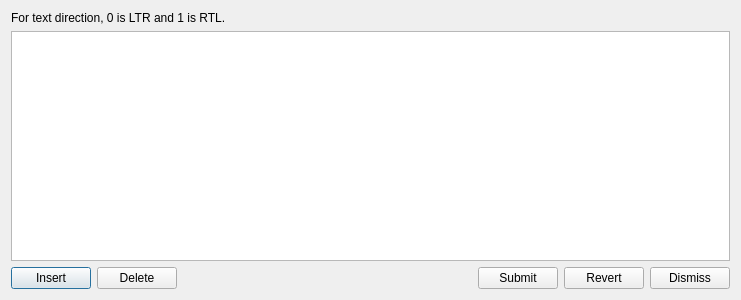
<?xml version="1.0" encoding="UTF-8"?>
<ui version="4.0">
 <class>WritingSystemsDialog</class>
 <widget class="QDialog" name="WritingSystemsDialog">
  <property name="geometry">
   <rect>
    <x>0</x>
    <y>0</y>
    <width>741</width>
    <height>300</height>
   </rect>
  </property>
  <property name="windowTitle">
   <string>Dialog</string>
  </property>
  <layout class="QVBoxLayout" name="verticalLayout">
   <item>
    <widget class="QLabel" name="label">
     <property name="text">
      <string>For text direction, 0 is LTR and 1 is RTL.</string>
     </property>
    </widget>
   </item>
   <item>
    <widget class="QTableView" name="tableView"/>
   </item>
   <item>
    <layout class="QHBoxLayout" name="horizontalLayout">
     <item>
      <widget class="QPushButton" name="insertRow">
       <property name="text">
        <string>Insert</string>
       </property>
      </widget>
     </item>
     <item>
      <widget class="QPushButton" name="deleteRow">
       <property name="text">
        <string>Delete</string>
       </property>
      </widget>
     </item>
     <item>
      <spacer name="horizontalSpacer">
       <property name="orientation">
        <enum>Qt::Horizontal</enum>
       </property>
       <property name="sizeHint" stdset="0">
        <size>
         <width>40</width>
         <height>20</height>
        </size>
       </property>
      </spacer>
     </item>
     <item>
      <widget class="QPushButton" name="submit">
       <property name="text">
        <string>Submit</string>
       </property>
      </widget>
     </item>
     <item>
      <widget class="QPushButton" name="revert">
       <property name="text">
        <string>Revert</string>
       </property>
      </widget>
     </item>
     <item>
      <widget class="QPushButton" name="dismiss">
       <property name="text">
        <string>Dismiss</string>
       </property>
      </widget>
     </item>
    </layout>
   </item>
  </layout>
 </widget>
 <resources/>
 <connections/>
</ui>
